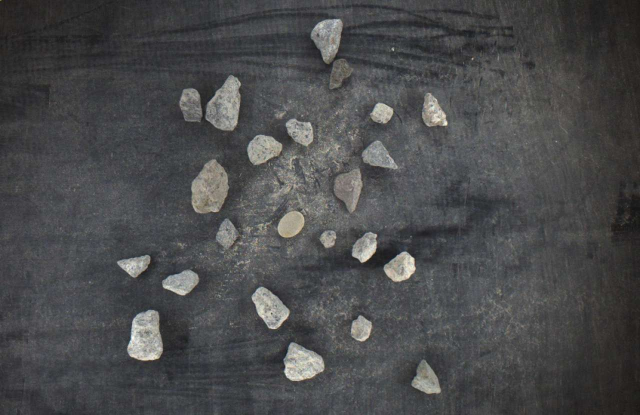
#> input picture 20211020/sample.jpeg, 1280 x 830 px (shown at 1/2 size)
$ python analysis.py
#> lines starting #> are read from the running program, lines starting #| are printed output that depends on the picture; after the words box and inside, x2 and y2 are one past the last pixel; in counts of white or black regions, pixels touching at a corner belong together
import os
import cv2
import numpy as np


if __name__ == "__main__":
    img_file = "./sample.jpeg"
    img1 = cv2.imread(img_file)
#> img1 is the input picture: shape (830, 1280, 3); mean B, G, R 76.2, 75.1, 74.4
    img  = cv2.resize(img1,(640,400))
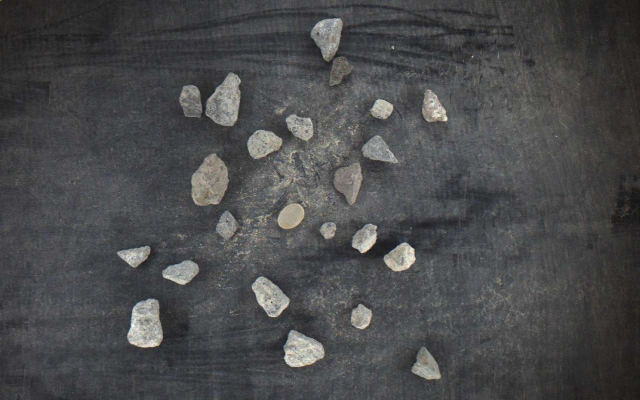
#> img: shape (400, 640, 3); mean B, G, R 76.1, 74.9, 74.3
    gray_img = cv2.cvtColor(img, cv2.COLOR_BGR2GRAY)
    retval, bin_img = cv2.threshold(gray_img, 120, 255, cv2.THRESH_BINARY )
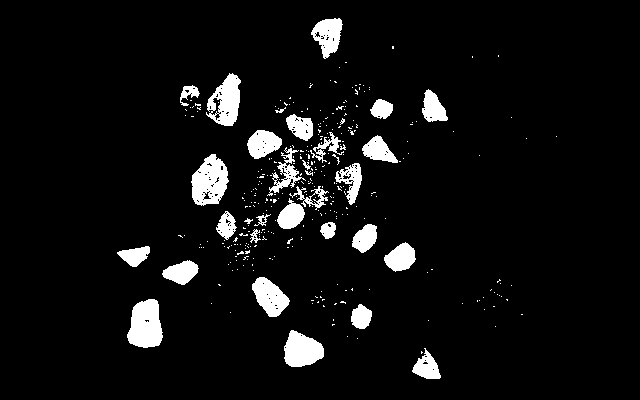
#> bin_img: shape (400, 640); 6.3% white; 330 white regions (298 under 20 px), largest, box (x1, y1, x2, y2) and area: (127, 299, 163, 348) 1339, (191, 154, 229, 206) 1321, (206, 73, 241, 126) 1118
    img_median = cv2.medianBlur(bin_img, 3)
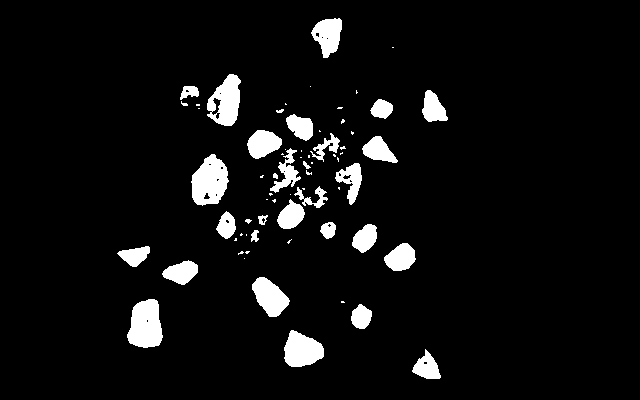
#> img_median: shape (400, 640); 6.1% white; 68 white regions (37 under 20 px), largest, box (x1, y1, x2, y2) and area: (191, 154, 229, 206) 1366, (127, 299, 163, 348) 1343, (207, 74, 241, 126) 1144

    kernel = cv2.getStructuringElement(cv2.MORPH_CROSS, (3, 3))
    erosion_img = cv2.erode(img_median, kernel, iterations=2)
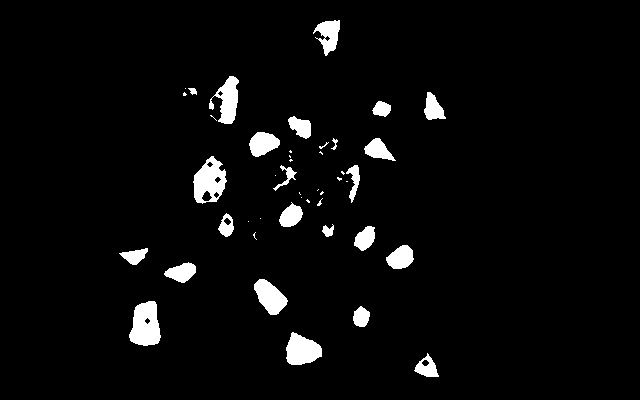
#> erosion_img: shape (400, 640); 4% white; 45 white regions (21 under 20 px), largest, box (x1, y1, x2, y2) and area: (129, 301, 161, 346) 1067, (193, 156, 227, 204) 1004, (286, 332, 322, 365) 840

    dilatation_type = cv2.MORPH_ELLIPSE
    dilatation_size = 1
    element = cv2.getStructuringElement(dilatation_type, (2 * dilatation_size + 1, 2 * dilatation_size + 1),
                                       (dilatation_size, dilatation_size))
    dilate_img = cv2.dilate(erosion_img, element,iterations=3)
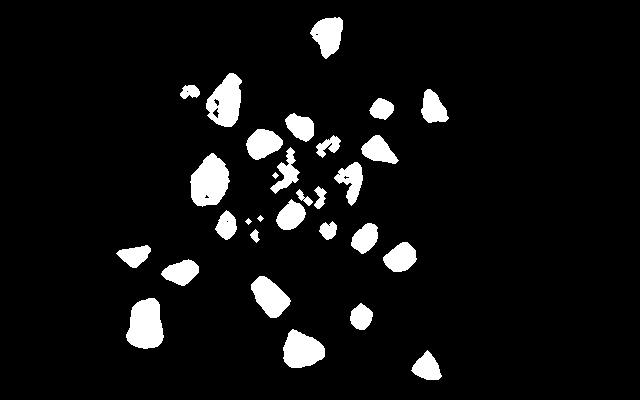
#> dilate_img: shape (400, 640); 6.7% white; 30 white regions


    contours, hierarchy = cv2.findContours(dilate_img, cv2.RETR_EXTERNAL, cv2.CHAIN_APPROX_SIMPLE)
#> contours = 30 contours, 3 with area under 20; largest, box (x1, y1, x2, y2) and area: (190, 153, 230, 207) 1448, (126, 298, 164, 349) 1404, (206, 73, 242, 127) 1278, (283, 329, 325, 368) 1110, (251, 276, 291, 318) 962
    out_img = img.copy()
    for contour in contours:
        area = cv2.contourArea(contour)
        k = cv2.isContourConvex(contour)
        if  area>150:
            cv2.drawContours(img, [contour, ], -1, (255, 0, 255), 2)  # red
#> this loop made 30 passes
#> (area, k) on passes 1, 2, 3, 4, 5, 6, 7, 8, 9, 10, 11, 14: (525.5, False), (1109.5, False), (406.5, False), (1404.5, False), (961.5, False), (612, False), (445, False), (661, False), (62, False), (531.5, False), (208.5, False), (395.5, False)
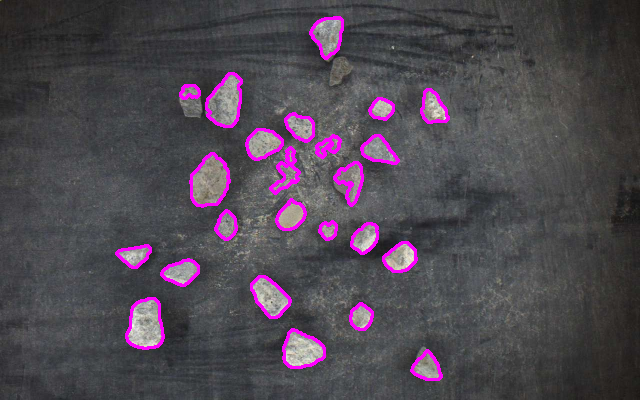
#> img: shape (400, 640, 3); 3.27% of pixels changed, all inside (x1, y1, x2, y2) = (115, 16, 450, 381)

    for contour in contours:
        cv2.drawContours(out_img, [contour, ], -1, (0 ,0, 255), 2)  # red
#> this loop made 30 passes
#> contour on passes 12, 13, 18: [[248, 218], [245, 221], [248, 224], [251, 221]], [[260, 215], [257, 218], [260, 221], [263, 218]], [[275, 172], [272, 175], [275, 178], [278, 175]]
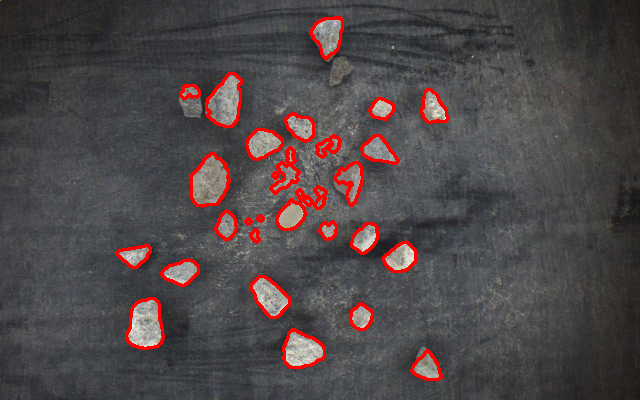
#> out_img: shape (400, 640, 3); 3.53% of pixels changed, all inside (x1, y1, x2, y2) = (115, 16, 450, 381)


    cv2.imshow("bin",bin_img)
    cv2.imshow("median", img_median)
    cv2.imshow("erode", erosion_img)
    cv2.imshow("dilate", dilate_img)
    cv2.imshow("result", img)
    cv2.imshow("result2",out_img)

    cv2.waitKey(0)
